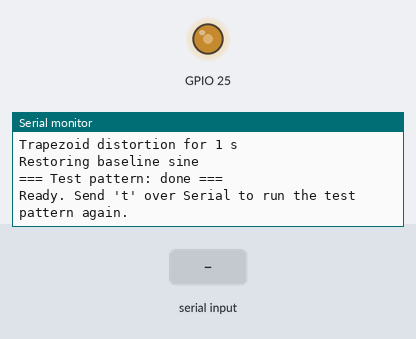
Simulated run of this sketch. Board: ESP32. Shown: output pins drawn as LEDs (lit = HIGH), the last lines printed to the serial monitor. Inputs (shaded band) come from the test bench. I2S audio is not simulated (input reads silence).

Above: at 10.4 s.
10.5 s: "s" received over Serial
At 18.6 s:
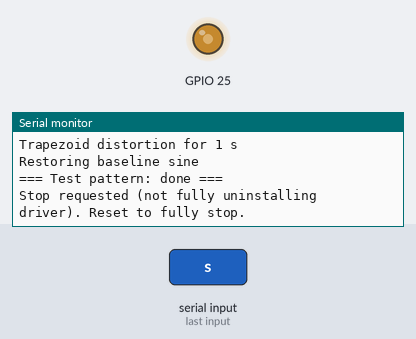
19.7 s: "r" received over Serial
At 28.6 s:
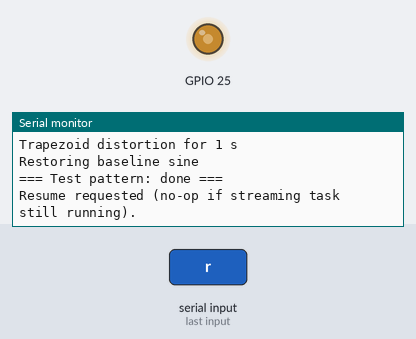

The sketch:

50hz_hyper.ino
```cpp
// Improved ESP32 I2S->DAC with fixed-point phase accumulator,
// Bresenham-style fractional stepping, integer interpolation,
// and triangular dithering to reduce harmonic intermodulation.
//
// Keep I2S config and test pattern logic from original sketch.
// Measure on GPIO25 (DAC1). Serial 115200.

#include <Arduino.h>
#include <WiFi.h>
#include "driver/i2s.h"

#if defined(I2S_DAC_CHANNEL_BOTH_EN)
  #define HAVE_I2S_DAC_BOTH 1
#endif

// ---------------- CONFIG ----------------
const int BASE_FREQ_HZ       = 50;         // baseline output frequency
const int WAVETABLE_SIZE     = 200;        // table resolution for one cycle
const int I2S_SAMPLE_RATE    = 48000;      // fixed hardware sample rate
const int CHUNK_FRAMES       = 256;        // frames per i2s_write() (adjustable)
const int DAC_CHANNEL        = 1;          // 1 -> GPIO25 (DAC1)
const int CPU_FREQ_MHZ       = 240;
// Fixed point fractional bits for phase accumulator. 24 is a good tradeoff.
const int PHASE_FP = 24;                   // fractional bits
// Dither width in bits applied into low fractional bits (triangular dither)
const int DITHER_BITS = 6;                 // 0..6 recommended (smaller = less noise)
const uint32_t DITHER_MASK = ((1u << DITHER_BITS) - 1u);
// -----------------------------------------

enum WaveformMode { WM_SINE = 0, WM_TRAPEZOID = 1 };

static int16_t wavetable[WAVETABLE_SIZE];                 // int16 table -32767..32767
static volatile float currentFreq = BASE_FREQ_HZ;         // Hz, updated by test runner
static volatile WaveformMode waveformMode = WM_SINE;

TaskHandle_t streamTask = NULL;

// small xorshift PRNG for dither (32-bit state)
static uint32_t xorshift_state = 0xA5A5A5A5;
static inline uint32_t xorshift32() {
  uint32_t x = xorshift_state;
  x ^= x << 13;
  x ^= x >> 17;
  x ^= x << 5;
  xorshift_state = x;
  return x;
}

// build int16 sine table [-32767..+32767]
void buildWaveTable() {
  for (int i = 0; i < WAVETABLE_SIZE; ++i) {
    float f = sinf((2.0f * PI * (float)i) / (float)WAVETABLE_SIZE);
    int32_t s = (int32_t)roundf(f * 32767.0f);
    if (s > 32767) s = 32767;
    if (s < -32767) s = -32767;
    wavetable[i] = (int16_t)s;
  }
}

// integer trapezoid using fixed-point phase
// phase_fp is 64-bit fixed point with PHASE_FP fractional bits
static inline int16_t trapezoidFromPhaseFP(uint64_t phase_fp) {
  // Compute p in 0..1 using double (cheap here; trapezoid used only occasionally)
  double phase_total = (double)phase_fp / (double)((uint64_t)WAVETABLE_SIZE << PHASE_FP);
  double p = fmod(phase_total, 1.0);
  float out;
  if (p < 0.20f) {
    float t = p / 0.20f;
    out = -1.0f + 2.0f * t;
  } else if (p < 0.50f) {
    out = 1.0f;
  } else if (p < 0.70f) {
    float t = (p - 0.50f) / 0.20f;
    out = 1.0f - 2.0f * t;
  } else {
    out = -1.0f;
  }
  int32_t s = (int32_t)roundf(out * 32767.0f);
  return (int16_t)s;
}

// convert int16 waveform (-32767..32767) to 8-bit DAC word in high byte of 16-bit word
inline uint16_t waveToI2SWord_int16(int32_t v_signed16) {
  // map -32767..+32767 -> 0..255
  // add 32768 -> 1..65535, >>8 -> 0..255
  uint32_t u = (uint32_t)(v_signed16 + 32768); // 0..65535
  uint8_t dac8 = (uint8_t)(u >> 8); // top 8 bits
  return (uint16_t)(dac8 << 8);
}

// configure I2S once at fixed sample rate (same as original)
bool configureI2S_fixedRate() {
  i2s_driver_uninstall(I2S_NUM_0);

  i2s_config_t i2s_config = {
    .mode = (i2s_mode_t)(I2S_MODE_MASTER | I2S_MODE_TX | I2S_MODE_DAC_BUILT_IN),
    .sample_rate = I2S_SAMPLE_RATE,
    .bits_per_sample = I2S_BITS_PER_SAMPLE_16BIT,
    .channel_format = I2S_CHANNEL_FMT_RIGHT_LEFT, // interleaved stereo
    .communication_format = I2S_COMM_FORMAT_I2S_MSB,
    .intr_alloc_flags = ESP_INTR_FLAG_LEVEL1,
    .dma_buf_count = 4,
    .dma_buf_len = 512 / 2,
    .use_apll = false,
    .tx_desc_auto_clear = true
  };

  esp_err_t err = i2s_driver_install(I2S_NUM_0, &i2s_config, 0, NULL);
  if (err != ESP_OK) {
    Serial.print("i2s_driver_install failed: ");
    Serial.println((int)err);
    return false;
  }

  i2s_pin_config_t pin_config;
  memset(&pin_config, 0, sizeof(pin_config));
  i2s_set_pin(I2S_NUM_0, &pin_config);

  #ifdef HAVE_I2S_DAC_BOTH
    i2s_set_dac_mode(I2S_DAC_CHANNEL_BOTH_EN);
    Serial.println("i2s_set_dac_mode: BOTH");
  #else
    if (DAC_CHANNEL == 1) {
      i2s_set_dac_mode(I2S_DAC_CHANNEL_LEFT_EN);
      Serial.println("i2s_set_dac_mode: LEFT (DAC1)");
    } else {
      i2s_set_dac_mode(I2S_DAC_CHANNEL_RIGHT_EN);
      Serial.println("i2s_set_dac_mode: RIGHT (DAC2)");
    }
  #endif

  i2s_zero_dma_buffer(I2S_NUM_0);
  return true;
}

// streaming task: fixed-point phase acc, integer interpolation, triangular dither
void i2s_stream_task(void *arg) {
  Serial.println("Stream task started (fixed-point + dither)");
  const size_t wordsPerFrame = 2; // L + R
  const size_t chunkWords = (size_t)CHUNK_FRAMES * wordsPerFrame;
  uint16_t *buf = (uint16_t*)malloc(chunkWords * sizeof(uint16_t));
  if (!buf) {
    Serial.println("Stream task: failed to allocate chunk buffer");
    vTaskDelete(NULL);
    return;
  }

  // phase and step as fixed point (phase_fp has integer + PHASE_FP fractional)
  uint64_t phase_fp = 0; // 64-bit accumulator
  uint64_t step_fp = 0;  // fixed point step per sample (WAVETABLE_SIZE << PHASE_FP) * freq / sample_rate

  // masks for interpolation
  const uint64_t frac_mask = ((1ULL << PHASE_FP) - 1ULL);
  const int INTERP_FRAC_BITS = 16;  // use 16-bit interpolation fraction
  const int SHIFT_PHASE_TO_INTERP = PHASE_FP - INTERP_FRAC_BITS; // PHASE_FP >= INTERP_FRAC_BITS

  while (1) {
    // snapshot current frequency and waveform mode
    float freq = currentFreq;
    WaveformMode mode = waveformMode;

    // compute step_fp with double -> integer (done per chunk, cheap)
    // step_fp represents (WAVETABLE_SIZE << PHASE_FP) * freq / I2S_SAMPLE_RATE
    double step_d = ((double)WAVETABLE_SIZE * (1ULL << PHASE_FP) * (double)freq) / (double)I2S_SAMPLE_RATE;
    step_fp = (uint64_t) llround(step_d);

    // Precompute some values used per-sample
    for (int n = 0; n < CHUNK_FRAMES; ++n) {
      int32_t sample_val_int16;

      if (mode == WM_SINE) {
        // Apply triangular dithering to step's low bits to decorrelate fractional quantization
        // Triangular dithering: (rand & mask) - (rand2 & mask) yields small zero-mean integer
        uint32_t r1 = xorshift32();
        uint32_t r2 = xorshift32();
        int32_t tri = (int32_t)((r1 & DITHER_MASK) - (r2 & DITHER_MASK));
        // inject 'tri' into low fractional bits of step; keep average zero
        uint64_t step_with_dither = step_fp;
        // place tri in the low PHASE_FP bits (scale)
        if (DITHER_BITS > 0) {
          // shift tri to align with the lowest fractional bits
          int shift_into = 0; // put in lowest fractional bits
          // careful: cast to signed to add negative values correctly
          int64_t signed_step = (int64_t)step_fp + ((int64_t)tri << shift_into);
          if (signed_step < 0) signed_step = 0;
          step_with_dither = (uint64_t)signed_step;
        }

        // advance phase by integer step_with_dither (fixed point)
        phase_fp += step_with_dither;

        // index and interpolation fraction
        uint32_t idx = (uint32_t)((phase_fp >> PHASE_FP) % (uint64_t)WAVETABLE_SIZE);
        uint32_t next = idx + 1;
        if (next >= (uint32_t)WAVETABLE_SIZE) next = 0;

        uint32_t frac16 = (uint32_t)((phase_fp >> SHIFT_PHASE_TO_INTERP) & 0xFFFFu); // 0..65535

        // integer linear interpolation:
        // sample = (wavetable[idx] * (65536 - frac) + wavetable[next] * frac) >> 16
        int32_t a = (int32_t)wavetable[idx];
        int32_t b = (int32_t)wavetable[next];
        int32_t interp = (int32_t)(((int64_t)a * (65536u - frac16) + (int64_t)b * frac16) >> 16);
        sample_val_int16 = interp;
      } else {
        // trapezoid mode: compute directly using phase_fp
        sample_val_int16 = (int32_t)trapezoidFromPhaseFP(phase_fp);
        // advance phase without dithering to keep waveform deterministic (you can enable dither if you like)
        phase_fp += step_fp;
      }

      // wrap phase to avoid unlimited growth (keep phase_fp small)
      // We want phase_fp modulo WAVETABLE_SIZE<<PHASE_FP
      const uint64_t wrap_mod = ((uint64_t)WAVETABLE_SIZE << PHASE_FP);
      if (phase_fp >= wrap_mod) phase_fp -= wrap_mod * (phase_fp / wrap_mod);

      // map to I2S/DAC word
      uint16_t word = waveToI2SWord_int16(sample_val_int16);
      buf[2*n + 0] = word; // left
      buf[2*n + 1] = word; // right
    }

    // write to I2S (blocks until DMA accepts)
    size_t bytesToWrite = chunkWords * sizeof(uint16_t);
    size_t bytesWritten = 0;
    esp_err_t err = i2s_write(I2S_NUM_0, (const char*)buf, bytesToWrite, &bytesWritten, portMAX_DELAY);
    if (err != ESP_OK) {
      Serial.print("i2s_write error: ");
      Serial.println((int)err);
      vTaskDelay(pdMS_TO_TICKS(50));
    } else if (bytesWritten != bytesToWrite) {
      Serial.print("Partial write: ");
      Serial.print(bytesWritten);
      Serial.print(" / ");
      Serial.println(bytesToWrite);
    }

    // next chunk
  }

  // never here, free if we ever exit
  free(buf);
  vTaskDelete(NULL);
}

// Run one test pattern (same as your original)
void runTestPatternOnce() {
  Serial.println("=== Test pattern: start ===");
  // +1 Hz for 2s
  Serial.println("Drift +1 Hz for 2 s");
  waveformMode = WM_SINE;
  currentFreq = (float)BASE_FREQ_HZ + 1.0f;
  vTaskDelay(pdMS_TO_TICKS(2000));

  // -1 Hz for 2s
  Serial.println("Drift -1 Hz for 2 s");
  currentFreq = (float)BASE_FREQ_HZ - 1.0f;
  vTaskDelay(pdMS_TO_TICKS(2000));

  // baseline 1s
  Serial.println("Baseline for 1 s");
  currentFreq = (float)BASE_FREQ_HZ;
  vTaskDelay(pdMS_TO_TICKS(1000));

  // trapezoid 1s
  Serial.println("Trapezoid distortion for 1 s");
  waveformMode = WM_TRAPEZOID;
  currentFreq = (float)BASE_FREQ_HZ;
  vTaskDelay(pdMS_TO_TICKS(1000));

  // restore
  Serial.println("Restoring baseline sine");
  waveformMode = WM_SINE;
  currentFreq = (float)BASE_FREQ_HZ;
  Serial.println("=== Test pattern: done ===");
}

void setup() {
  Serial.begin(115200);
  delay(10);
  Serial.println("\nESP32 I2S->DAC with fixed-point freq control + triangular dither");

  Serial.println("Sanity: dacWrite midscale for 200 ms on GPIO25");
  dacWrite(25, 127);
  delay(200);

  setCpuFrequencyMhz(CPU_FREQ_MHZ);

  WiFi.disconnect(true);
  WiFi.mode(WIFI_OFF);
  delay(10);

  // build wavetable (int16)
  buildWaveTable();

  if (!configureI2S_fixedRate()) {
    Serial.println("I2S configuration failed. Abort.");
    while (1) delay(1000);
  }

  BaseType_t t = xTaskCreatePinnedToCore(i2s_stream_task, "i2s_stream", 8192, NULL, 5, &streamTask, 1);
  if (t != pdPASS) {
    Serial.println("Failed to create stream task. Abort.");
    while (1) delay(1000);
  }

  Serial.print("I2S sample rate: "); Serial.println(I2S_SAMPLE_RATE);
  Serial.print("Wavetable size: "); Serial.println(WAVETABLE_SIZE);
  Serial.print("Chunk frames: "); Serial.println(CHUNK_FRAMES);
  Serial.println("Streaming baseline. Test pattern will run automatically in 3 s.");
  vTaskDelay(pdMS_TO_TICKS(3000));

  runTestPatternOnce();

  Serial.println("Ready. Send 't' over Serial to run the test pattern again.");
}

void loop() {
  if (Serial.available()) {
    char c = Serial.read();
    if (c == 't' || c == 'T') {
      runTestPatternOnce();
    } else if (c == 's') {
      Serial.println("Stop requested (not fully uninstalling driver). Reset to fully stop.");
    } else if (c == 'r') {
      Serial.println("Resume requested (no-op if streaming task still running).");
    }
  }
  // keep the test repeating occasionally as you had
  vTaskDelay(pdMS_TO_TICKS(3000));
  runTestPatternOnce();
  vTaskDelay(pdMS_TO_TICKS(50));
}
```

Measured:
- after the input at 10.5 s, the serial monitor: prints a new line after 7.8 s (image 1)
- after the input at 19.7 s, the serial monitor: prints a new line after 7.6 s (image 2)
